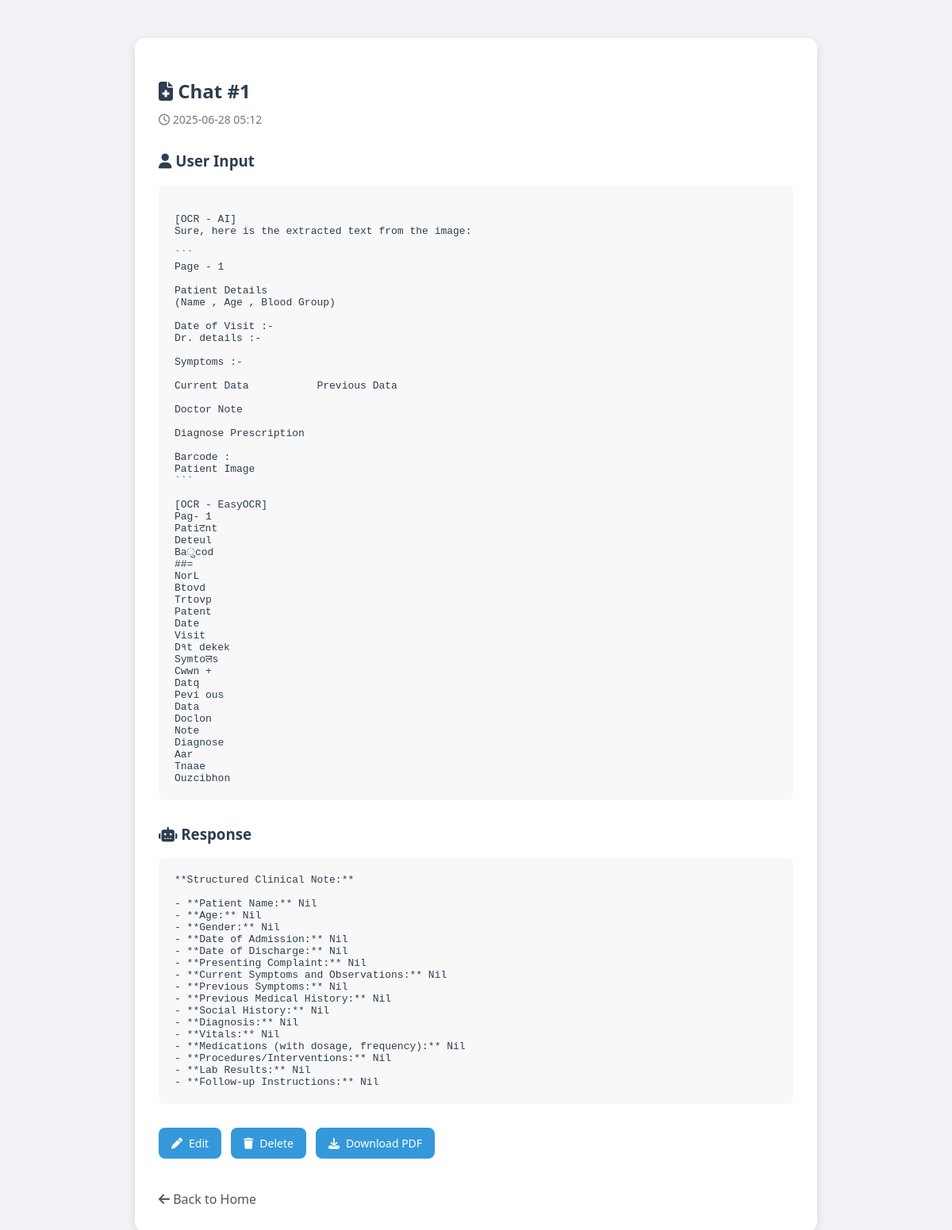
Page /chat/1/ (signed in) on the committed database.
### textprocessor/models.py (models this page shows, shortened)
class ChatEntry(models.Model):
    user_input = models.TextField()
    response = models.TextField()
    timestamp = models.DateTimeField(auto_now_add=True)
    user = models.ForeignKey(User, on_delete=models.CASCADE, related_name='chats')

### textprocessor/views.py (the view)
# urls.py: path('chat/<int:chat_id>/', views.view_chat, name='view_chat'),
@login_required
def view_chat(request, chat_id):
    chat = get_object_or_404(ChatEntry, id=chat_id, user=request.user)
    chat.patient_name = extract_patient_name(chat.response or "")
    chat.formatted_date = chat.timestamp.strftime('%d/%m/%y')
    return render(request, 'textprocessor/view_chat.html', {'chat': chat})

### textprocessor/views.py (called while the page is built)
def extract_patient_name(response_text):
    match = re.search(r'Patient Name:\s*(.+)', response_text, re.IGNORECASE)
    if match:
        return match.group(1).strip()
    return "Unknown"

### textprocessor/templates/textprocessor/view_chat.html (shortened to what this page needs)
<!DOCTYPE html>
<html lang="en">
<head>
    <link rel="stylesheet" href="https://cdnjs.cloudflare.com/ajax/libs/font-awesome/6.5.0/css/all.min.css">
</head>
<body>
    <div class="container">
        <h2><i class="fa-solid fa-file-medical"></i> Chat #{{ chat.id }}</h2>
        <div class="meta"><i class="fa-regular fa-clock"></i> {{ chat.timestamp|date:"Y-m-d H:i" }}</div>
        <h3><i class="fa-solid fa-user"></i> User Input</h3>
        <pre>{{ chat.user_input }}</pre>
        <h3><i class="fa-solid fa-robot"></i> Response</h3>
        <pre>{{ chat.response }}</pre>
        <div class="actions">
            <a href="{% url 'edit_chat' chat.id %}"><i class="fa-solid fa-pen"></i> Edit</a>
            <a href="{% url 'delete_chat' chat.id %}"><i class="fa-solid fa-trash"></i> Delete</a>
            <a href="{% url 'download_chat_pdf' chat.id %}"><i class="fa-solid fa-download"></i> Download PDF</a>
        </div>
        <a class="back-link" href="{% url 'index' %}"><i class="fa-solid fa-arrow-left"></i> Back to Home</a>
    </div>
</body>
</html>

### textprocessor/templates/textprocessor/view_chat.html (style rules this page uses)
body { font-family: 'Segoe UI', sans-serif; background-color: #f0f2f5; padding: 40px; color: #2c3e50; }
.container { max-width: 800px; margin: 0 auto; background: white; border-radius: 12px; padding: 30px; box-shadow: 0 4px 12px rgba(0,0,0,0.1); }
h2 { margin-bottom: 10px; font-size: 24px; }
.meta { font-size: 14px; color: #777; margin-bottom: 20px; }
h3 { margin-top: 30px; }
pre { background-color: #f8f8f8; padding: 20px; border-radius: 8px; white-space: pre-wrap; word-break: break-word; }
.actions { margin-top: 30px; display: flex; gap: 12px; }
.actions a, .actions button { padding: 10px 16px; background-color: #3498db; color: white; text-decoration: none; border-radius: 8px; border: none; font-size: 14px; display: inline-flex; align-items: center; gap: 8px; cursor: pointer; }
.back-link { display: inline-block; margin-top: 40px; text-decoration: none; color: #555; }

### rows in the picture
ChatEntry: id "1", timestamp "2025-06-28 05:12", user_input "[OCR - AI] Sure, here is the extracted text from the image: ``` Page - 1 Patient Details (Name , Age , Blood Group) Date of Visit :- Dr. details :- Symptoms :- Current Data Previous Data Doctor Note Diagnose Prescription Barcode : Patient Image ``` [OCR - EasyOCR] Pag- 1 Patiटnt Deteul Baुcod ##= NorL Btovd Trtovp Patent Date Visit D१t dekek Symtoलs Cwwn + Datq Pevi ous Data Doclon Note Diagnose Aar Tnaae Ouzcibhon", response "**Structured Clinical Note:** - **Patient Name:** Nil - **Age:** Nil - **Gender:** Nil - **Date of Admission:** Nil - **Date of Discharge:** Nil - **Presenting Complaint:** Nil - **Current Symptoms and Observations:** Nil - **Previous Symptoms:** Nil - **Previous Medical History:** Nil - **Social History:** Nil - **Diagnosis:** Nil - **Vitals:** Nil - **Medications (with dosage, frequency):** Nil - **Procedures/Interventions:** Nil - **Lab Results:** Nil - **Follow-up Instructions:** Nil"
